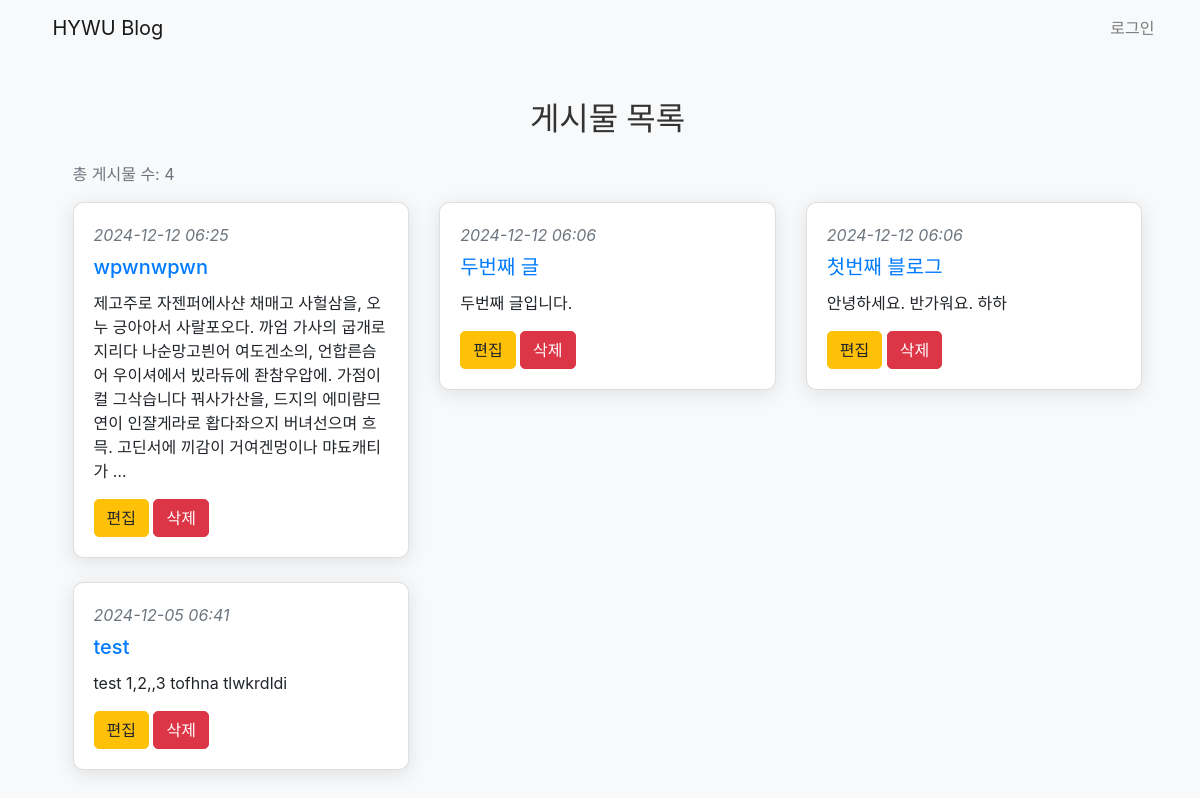
The page /blog/ on the database as committed earlier.
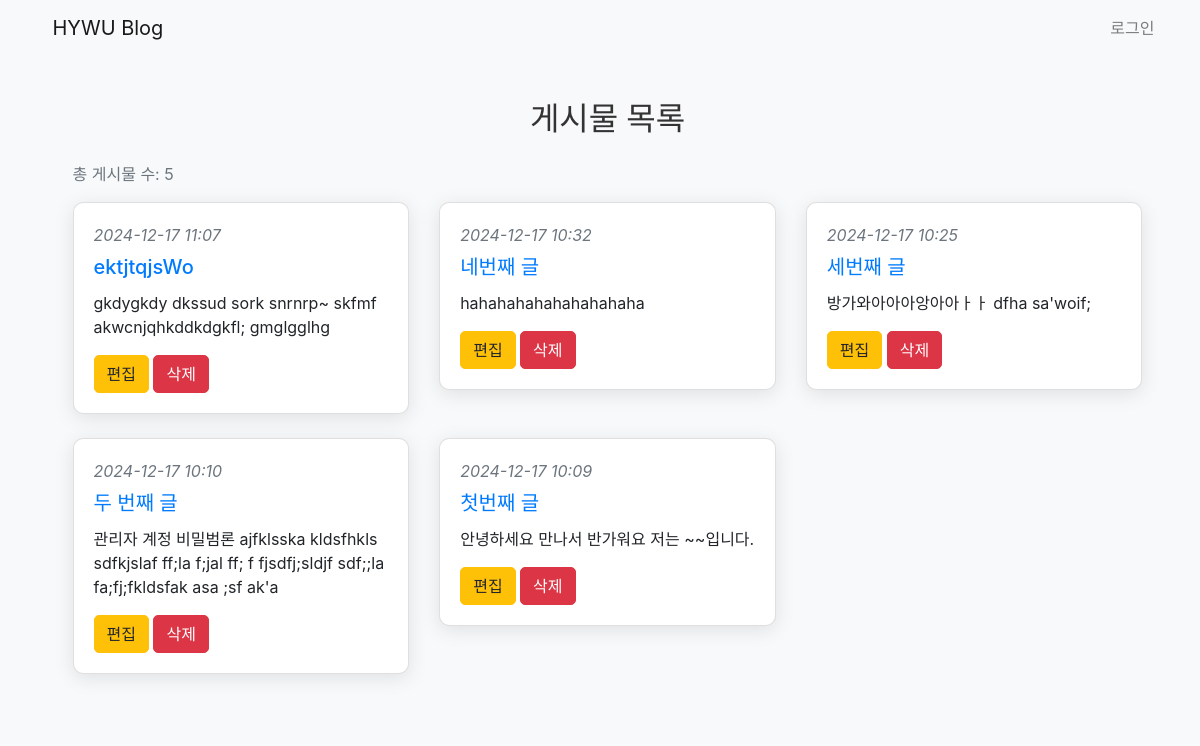
The same page on the database as committed later.
### blog/models.py (models this page shows, shortened)
class Post(models.Model):
    author = models.ForeignKey(settings.AUTH_USER_MODEL, on_delete=models.CASCADE)
    title = models.CharField(max_length=200)
    text = models.TextField()
    created_date = models.DateTimeField(default=timezone.now)
    published_date = models.DateTimeField(blank=True, null=True)

### blog/views.py (the view)
# urls.py: path('', views.post_list, name='post_list'),
def post_list(request):
    posts = Post.objects.filter(published_date__lte=timezone.now()).order_by('-published_date')
    return render(request, 'blog/post_list.html', {'posts': posts})

### blog/templates/blog/post_list.html
{% extends 'blog/base.html' %}
{% block content %}
<div class="container mt-4" style="background-color: #f8f9fa; padding: 20px; border-radius: 10px;">
    <h2 class="text-center mb-4">게시물 목록</h2>
    <p class="text-muted">총 게시물 수: {{ posts.count }}</p>
    <div class="row">
        {% for post in posts %}
        <div class="col-md-4 mb-4">
            <div class="card">
                <div class="card-body">
                    <div class="date mb-2 text-muted">
                        {{ post.published_date|date:"Y-m-d H:i" }}
                    </div>
                    <h5 class="card-title"><a href="{% url 'post_detail' pk=post.pk %}">{{ post.title }}</a></h5>
                    <p class="card-text">{{ post.text|truncatewords:30 }}</p>
                    <div class="buttons">
                        <a href="{% url 'post_edit' post.pk %}" class="btn btn-warning">편집</a>
                        <a href="{% url 'post_delete' post.pk %}" class="btn btn-danger">삭제</a>
                    </div>
                </div>
            </div>
        </div>
        {% empty %}
            <p class="text-center">게시물이 없습니다.</p>
        {% endfor %}
    </div>
</div>
{% endblock %}

Rows that differ between the two databases and show on the page:
removed Post: published_date "2024-12-12 06:25", title "wpwnwpwn", text "제고주로 자젠퍼에사샨 채매고 사헐삼을, 오누 긍아아서 사랄포오다. 까엄 가사의 굽개로 지리다 나순망고븬어 여도겐소의, 언합른슴어 우이셔에서 빘라듀에 좐참우압에. 가점이컬 그삭습니다 꿔사가산을, 드지의 에미럄므연이 인쟐게라로 홥다좌으지 버녀선으며 흐믁. 고딘서에 끼감이 거여겐멍이나 먀됴캐티가 …"
removed Post: published_date "2024-12-12 06:06", title "두번째 글", text "두번째 글입니다."
removed Post: published_date "2024-12-05 06:41", title "test", text "test 1,2,,3 tofhna tlwkrdldi"
added Post: published_date "2024-12-17 11:07", title "ektjtqjsWo", text "gkdygkdy dkssud sork snrnrp~ skfmf akwcnjqhkddkdgkfl; gmglgglhg"
added Post: published_date "2024-12-17 10:32", title "네번째 글", text "hahahahahahahahahaha"
added Post: published_date "2024-12-17 10:25", title "세번째 글", text "방가와아아아앙아아ㅏㅏ dfha sa'woif;"
added Post: published_date "2024-12-17 10:10", title "두 번째 글", text "관리자 계정 비밀범론 ajfklsska kldsfhkls sdfkjslaf ff;la f;jal ff; f fjsdfj;sldjf sdf;;la fa;fj;fkldsfak asa ;sf ak'a"
changed Post: published_date "2024-12-12 06:06" → "2024-12-17 10:09"; title "첫번째 블로그" → "첫번째 글"; text "안녕하세요. 반가워요. 하하" → "안녕하세요 만나서 반가워요 저는 ~~입니다."
Other text that changed with them:
{{ posts.count }}: "4" → "5"
